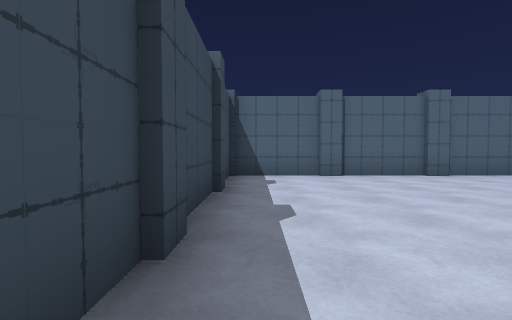
[1] (above)

22 first-person views from a walk through a Unity game level. The camera is 1.2 m above the floor, tilts 2° down and sees 85° across. The floor is counted in squares, 2 m on a side. Each view is taken from the middle of a square. On the plan, view 1 faces up. The plan holds only what a view shows up to about 9 squares ahead; the rest is blank. The player is left out. Some animated figures are left out.

[2]
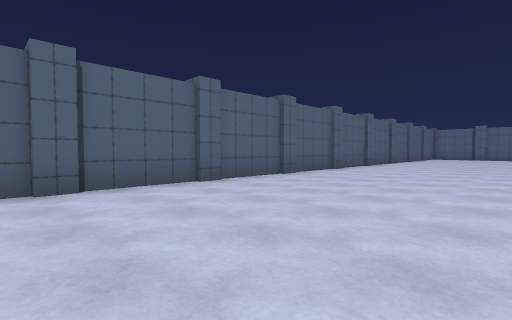

[3]
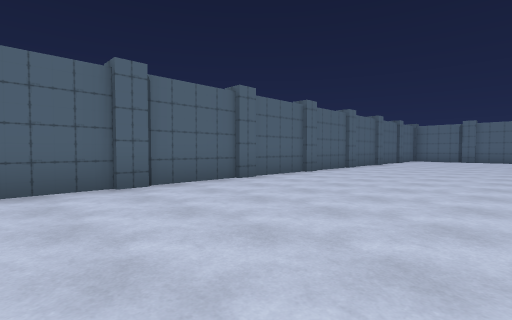

[4]
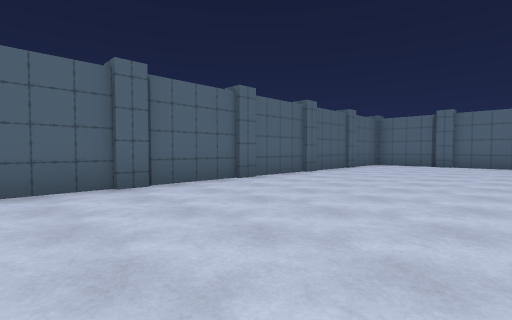

[5]
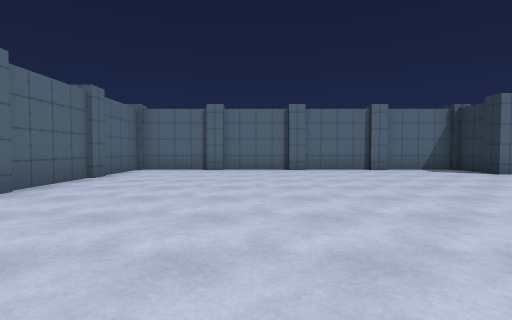

[6]
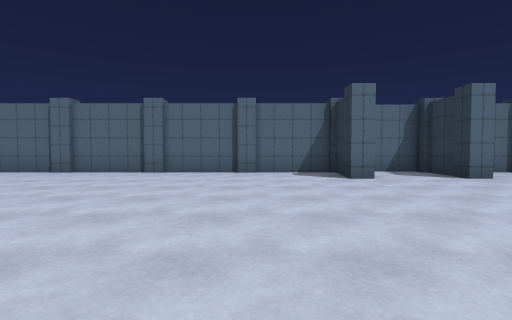

[7]
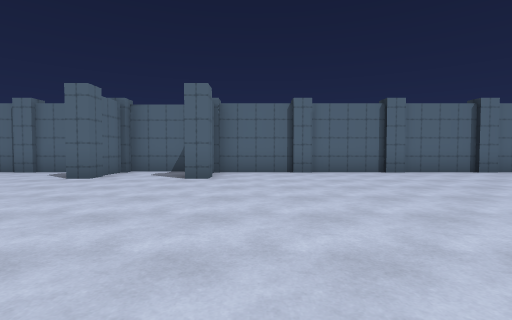

[8]
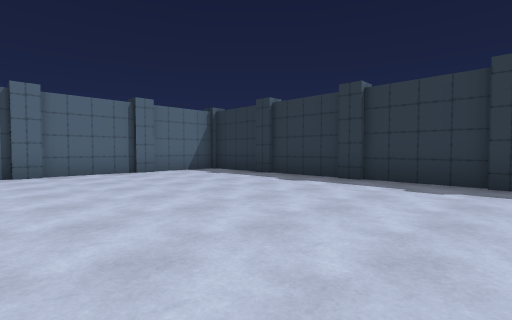

[9]
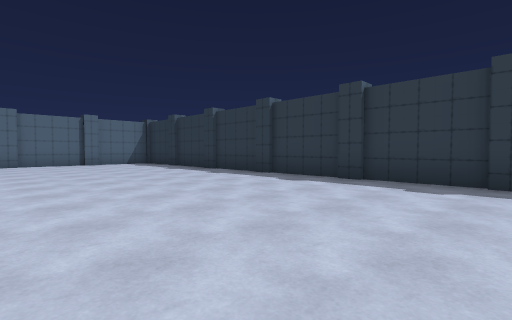

[10]
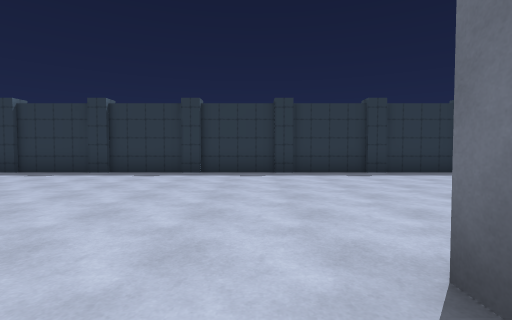

[11]
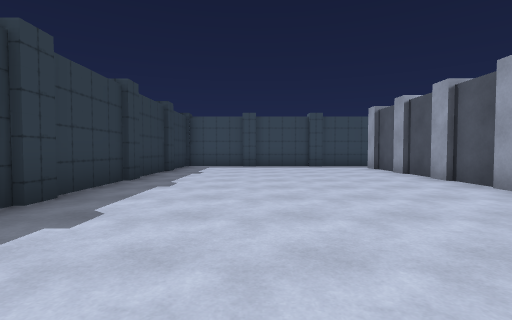

[12]
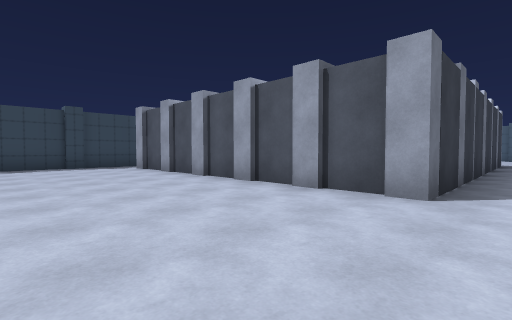

[13]
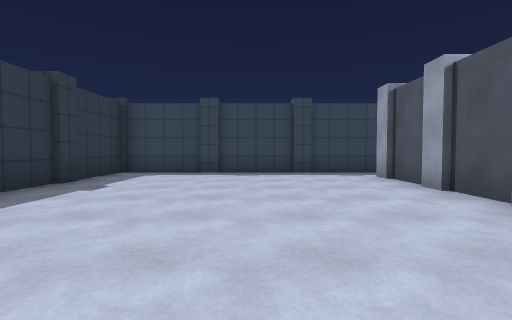

[14]
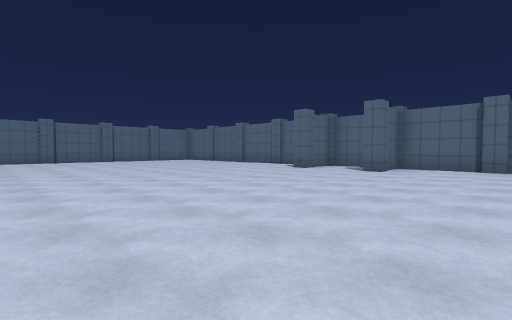

[15]
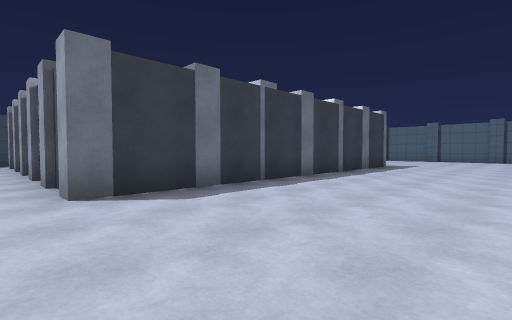

[16]
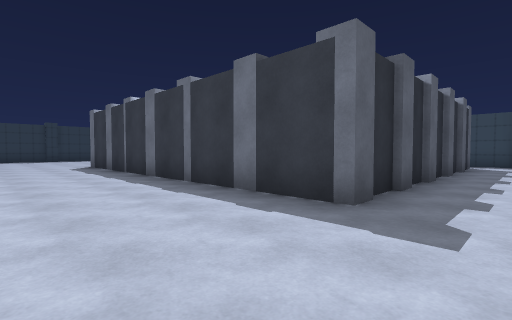

[17]
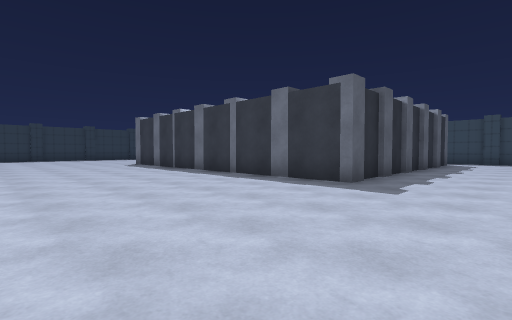

[18]
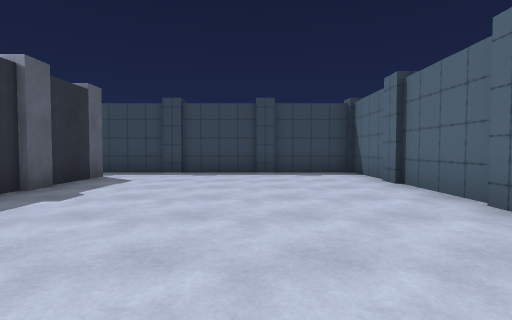

[19]
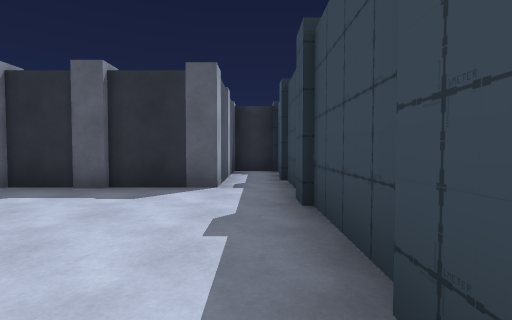

[20]
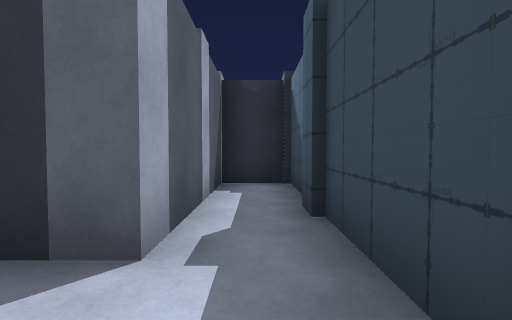

[21]
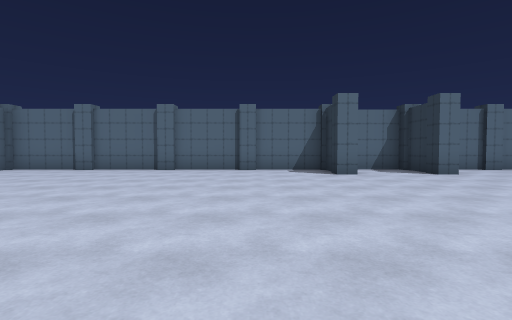

[22]
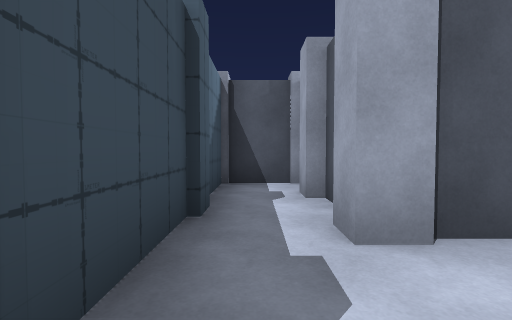

### Floor plan
Points are (right, up) in squares from view 1. A wall is a line through its corners. A room is listed if a view was taken in it or the views show most of it. See-through windows are left out.
Room 1 (views 1, 2, 3, 4, 5, 6, 7, 8, 9, 10, 11, 12, 13, 14, 15, 16, 17, 18, 19, 20, 21, 22)
walls: (9.1, -5.4) (9.1, -9.1) (0.6, -9.1) (0.6, -8.7); (0.6, -7.5) (0.6, -7); (0.6, -2.5) (0.6, 0.5) (9.1, 0.5) (9.1, -3.6); (0.2, -5.9) (-0.6, -5.9) (-0.6, -15.6) (21.1, -15.6); (21.6, -15.1) (21.6, -5.9) (19.9, -5.9) (19.9, -5.6) (21.8, -5.6) (21.8, -3.4) (19.9, -3.4) (19.9, -3.1) (21.6, -3.1) (21.6, 6.6) (-0.6, 6.6) (-0.6, -3.1) (0.5, -3.1)

Where each view was taken, in squares from view 1:
view 1: 0 up, 0 right, facing up
view 2: 2 up, 1 right, facing up-right
view 3: 2 up, 5 right, facing up-right
view 4: 2 up, 10 right, facing up-right
view 5: 3 up, 13 right, facing right
view 6: 1 down, 14 right, facing right
view 7: 7 down, 14 right, facing right
view 8: 10 down, 14 right, facing down-right
view 9: 10 down, 9 right, facing down-right
view 10: 8 down, 10 right, facing down
view 11: 13 down, 10 right, facing left
view 12: 13 down, 10 right, facing up-left
view 13: 12 down, 7 right, facing left
view 14: 9 down, 12 right, facing up-right
view 15: 10 down, 13 right, facing up-left
view 16: 2 up, 12 right, facing down-left
view 17: 3 up, 14 right, facing down-left
view 18: 4 up, 7 right, facing left
view 19: 5 up, 0 right, facing down
view 20: 2 up, 0 right, facing down
view 21: 1 down, 13 right, facing right
view 22: 11 down, 0 right, facing up
